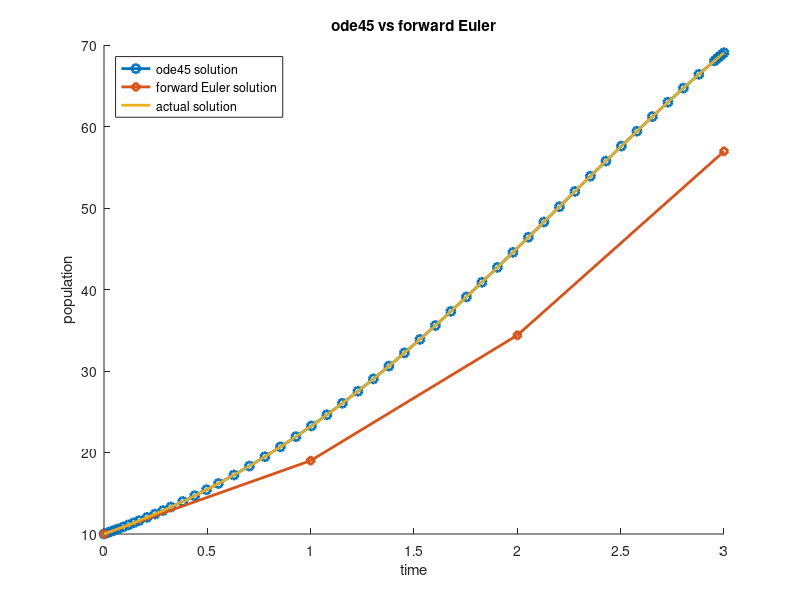
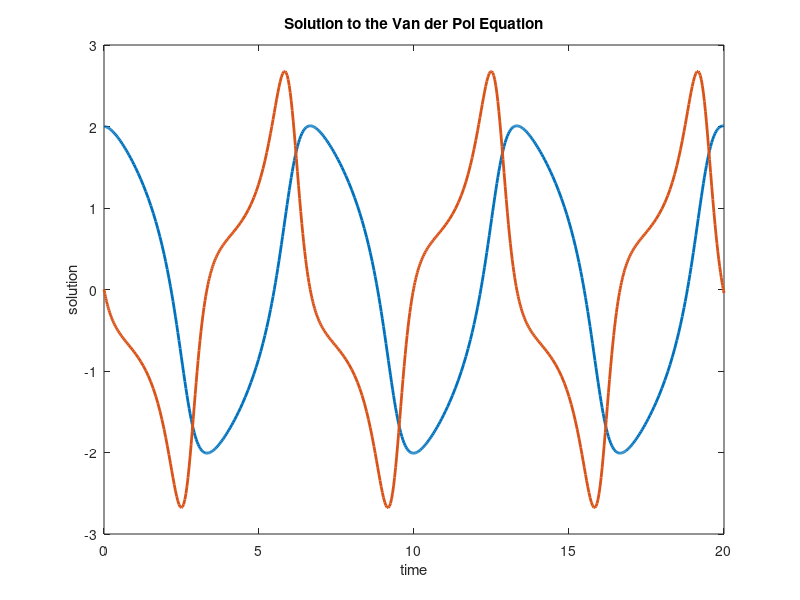
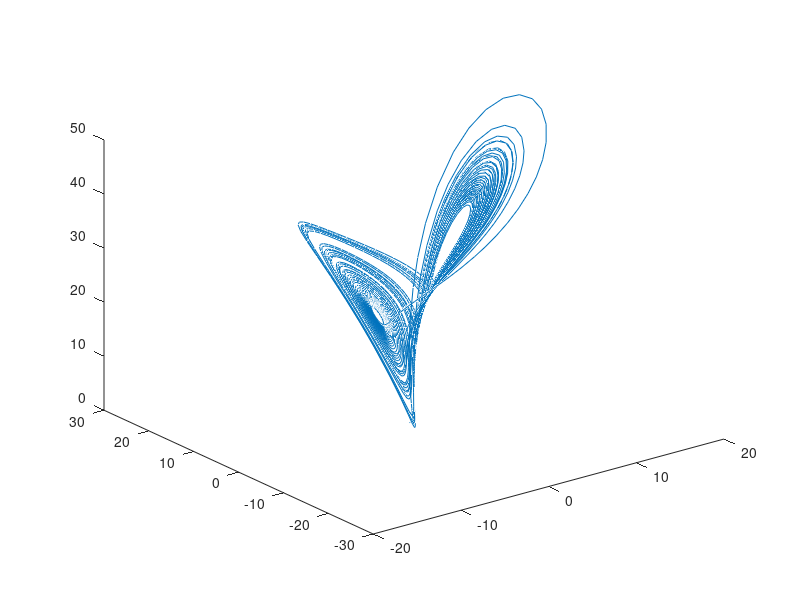

Write MATLAB code to recreate these figures, in order.
% Anastasiya Protasov, CMOR220, Fall 2023, ode45 example
% week7_ode45Example.m
% Script to illustrate how to use ode45
% list of input: none
% list of output: none
% Last Modified: October 4, 2023


f = @(t,R) R*(1 - R/100);    % logistic growth model with r=1, K=100
[t,R] = ode45(f,[0,3],10);     % solve the ODE
hold on
plot(t,R,'-o','linewidth',2);  % plot the solution from ode45
plot(0:3, [10,19,34.39,56.953279],'-d','linewidth',2);
% actual solution
t1 = 0:0.01:3;
R1 = 1000./(10+90*exp(-t1));
plot(t1,R1,'-','linewidth',2);% solution using Euler's method with delta = 1
hold off
title('ode45 vs forward Euler')
xlabel('time')
ylabel('population')
legend('ode45 solution', 'forward Euler solution', 'actual solution', 'Location', 'NorthWest')
abs(R(end)-56.953279)

%% using options
options = odeset('RelTol', 1e-1);       % set the accuracy of your solution
[t2,R2] = ode45(f,[0,3],10,options);
figure 
plot(t,R,'-o', t2,R2,'-d','linewidth',2)
title('default vs custom tolerance')
xlabel('time')
ylabel('population')
legend('default tolerance', 'custom tolerance', 'Location', 'NorthWest')


%% longer timescale
% 
[t3, R3] = ode45(f,[0,10],10,options);
plot(t3,R3,'-o','linewidth',2)
title('Logistic Growth Solution for [0,10]')
xlabel('time')
ylabel('population')
% 

%% systems of ODE. 
options = odeset('RelTol', 1e-5); 
V = @(t,y) [y(2);(1-y(1).^2).*y(2) - y(1)];  % system representing a Van der Pol oscillator
[t1,y1] = ode45(V,[0,20],[2,0],options);     
plot(t1,y1,'linewidth',2)
title('Solution to the Van der Pol Equation')
xlabel('time')
ylabel('solution')

%% another system using an external function 
close all
clear all
lorenz  = @(t,y) [10*(y(2)-y(1));28*y(1)-y(2)-y(1).*y(3);y(1)*y(2)-8/3*y(3)];
[t2,y2] = ode45(lorenz,[0,70],[0,1,0]);
figure
plot3(y2(:,1),y2(:,2),y2(:,3))   % plot the curve defined by the three solutions
